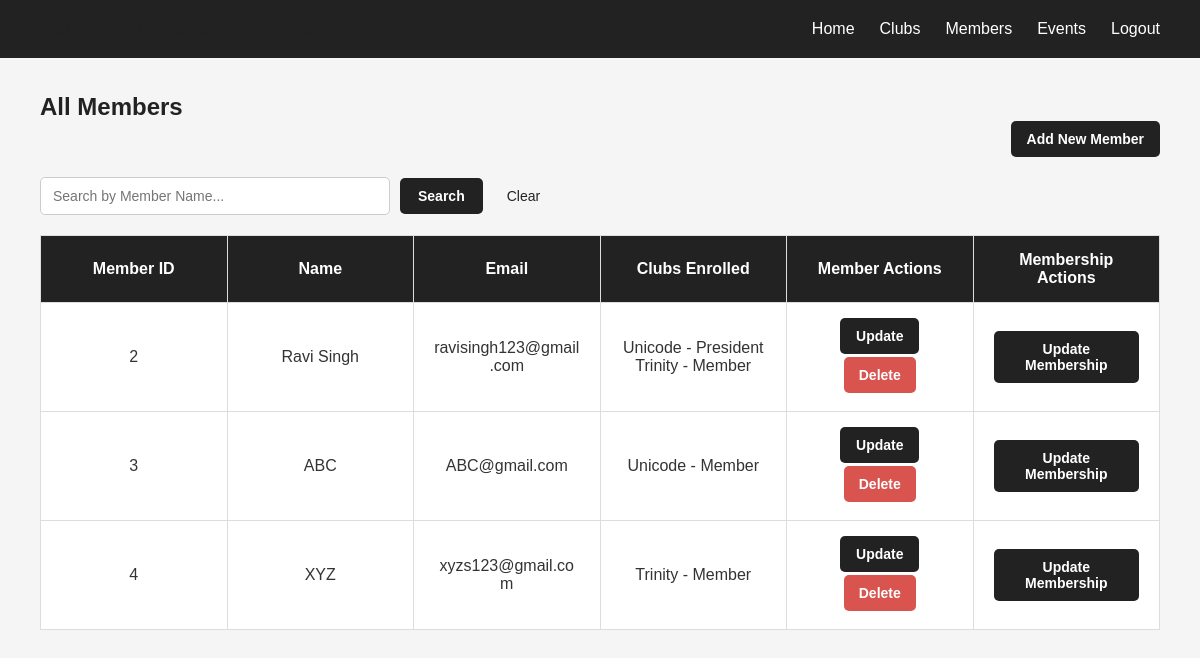
The page /members/ on the database its author committed.
### clubs/models.py (models this page shows, shortened)
class Member(models.Model):
    member_id = models.AutoField(primary_key=True)
    name = models.CharField(max_length=100)
    email = models.EmailField()

class Membership(models.Model):
    membership_id = models.AutoField(primary_key=True)
    member = models.ForeignKey(Member,on_delete=models.CASCADE)
    club = models.ForeignKey(Club,on_delete=models.CASCADE)
    joined_at = models.DateField(auto_now_add=True)
    role = models.CharField(max_length=50,default="Member")
    class Meta:
        constraints = [models.UniqueConstraint(fields=["member", "club"],
                                               name="unique_member_club")]

class Club(models.Model):
    club_id = models.AutoField(primary_key=True)
    club_name = models.CharField(max_length=100)
    domain = models.CharField(max_length=200)
    description = models.TextField()

### clubs/views.py (the view)
# urls.py: path("members/", club_views.member_list, name="member_list"),
def member_list(request):
    search_query = request.GET.get("search", "")
    if search_query:
        members = Member.objects.filter(name__icontains=search_query)
    else:
        members = Member.objects.all()
    memberships = Membership.objects.select_related("member", "club")
    return render(request,"member_list.html",{"members": members,"search_query": search_query,"memberships": memberships})

### clubs/templates/member_list.html (shortened to what this page needs)
{% extends 'base.html' %}
{% block content %}
<h2>All Members</h2>
<div class="add-club-container">
    <a href="{% url 'create_member' %}" class="club-btn">Add New Member</a>
</div>
<div class="search-container">
    <form method="get" action="{% url 'member_list' %}">
        <input
            type="text"
            name="search"
            placeholder="Search by Member Name..."
            value="{{ search_query }}">
        <button type="submit">Search</button>
        <a href="{% url 'member_list' %}">Clear</a>
    </form>
</div>
<div>
    <table>
        <th>Member ID</th>
        <th>Name</th>
        <th>Email</th>
        <th>Clubs Enrolled</th>
        <th>Member Actions</th>
        <th>Membership Actions</th>
        {% for member in members %}
        <tr>
            <td>{{ member.member_id }}</td>
            <td>{{ member.name }}</td>
            <td>{{ member.email }}</td>
            <td>
                {% for membership in member.membership_set.all %}
                    {{ membership.club.club_name }} - {{ membership.role }}
                    {% if not forloop.last %}
                        <br>
                    {% endif %}
                {% empty %}
                    No clubs enrolled
                {% endfor %}
            </td>
            <td>
                <a
                    href="{% url 'update_member' member.member_id %}"
                    class="club-btn">
                    Update
                </a>
                <a
                    href="{% url 'delete_member' member.member_id %}"
                    class="club-btn delete-link">
                    Delete
                </a>
            </td>
            <td>
                <a href="{% url 'update_member_memberships' member.member_id %}" class="club-btn">
                    Update Membership
                </a>
            </td>
        </tr>
        {% endfor %}
    </table>
</div>
{% endblock %}

### club_management/templates/base.html (shortened to what this page needs)
<!DOCTYPE html>
<html lang="en">
<head>
    {% load static %}
    <link rel="stylesheet" href="{% static 'style.css' %}">
</head>
<body>
    <nav class="navbar">
        <h3> College Club Management System </h3>
        <div class="nav-links">
            <a href="{% url 'home' %}">Home</a>
            <a href="{% url 'club_list' %}">Clubs</a>
            <a href="{% url 'member_list' %}">Members</a>
            <a href="{% url 'event_list' %}">Events</a>
            <form action="#" method="post">
                <button type="submit">Logout</button>
            </form>
        </div>
    </nav>
    <main class="main-content">
        {% block content %}
        {% endblock %}
    </main>
</body>
</html>

### clubs/static/style.css (style rules this page uses)
* { margin: 0; padding: 0; box-sizing: border-box; }
body { font-family: Arial, sans-serif; background-color: #f5f5f5; color: #222; }
.navbar { background-color: #222; padding: 18px 40px; display: flex; align-items: center; justify-content: space-between; }
.nav-links { display: flex; align-items: center; gap: 25px; }
.nav-links a { color: white; text-decoration: none; font-size: 16px; }
.nav-links form { display: inline; }
.nav-links button { background: none; border: none; color: white; font-size: 16px; cursor: pointer; }
.main-content { padding: 35px 40px; }
.add-club-container { display: flex; justify-content: flex-end; margin-bottom: 20px; }
.club-btn { display: inline-block; background-color: #222; color: white; padding: 10px 16px; border: none; border-radius: 5px; font-size: 14px; font-weight: bold; text-decoration: none; cursor: pointer; }
.search-container { margin-bottom: 20px; }
.search-container form { display: flex; align-items: center; gap: 10px; }
.search-container input { width: 350px; padding: 10px 12px; border: 1px solid #ccc; border-radius: 5px; font-size: 14px; }
.search-container button { padding: 10px 18px; background-color: #222; color: white; border: none; border-radius: 5px; cursor: pointer; font-size: 14px; font-weight: bold; }
.search-container a { padding: 10px 14px; color: #222; text-decoration: none; font-size: 14px; }
table { width: 100%; table-layout: fixed; border-collapse: collapse; background-color: white; }
th, td { padding: 15px 20px; text-align: center; border: 1px solid #ddd; word-wrap: break-word; }
th { background-color: #222; color: white; font-weight: bold; }
td { color: #333; }
.delete-link, .delete-btn, .event-delete-btn { display: inline-block; padding: 10px 15px; margin: 3px; background-color: #d9534f; color: white; border: none; border-radius: 5px; font-size: 14px; font-weight: bold; text-decoration: none; cursor: pointer; }

### rows shown on the page
Member: member_id "2", name "Ravi Singh", email "ravisingh123@gmail.com"
Membership: club.club_name "Unicode", role "President"
Membership: club.club_name "Trinity", role "Member"
Member: member_id "3", name "ABC", email "ABC@gmail.com"
Membership: club.club_name "Unicode", role "Member"
Member: member_id "4", name "XYZ", email "xyzs123@gmail.com"
Membership: club.club_name "Trinity", role "Member"
